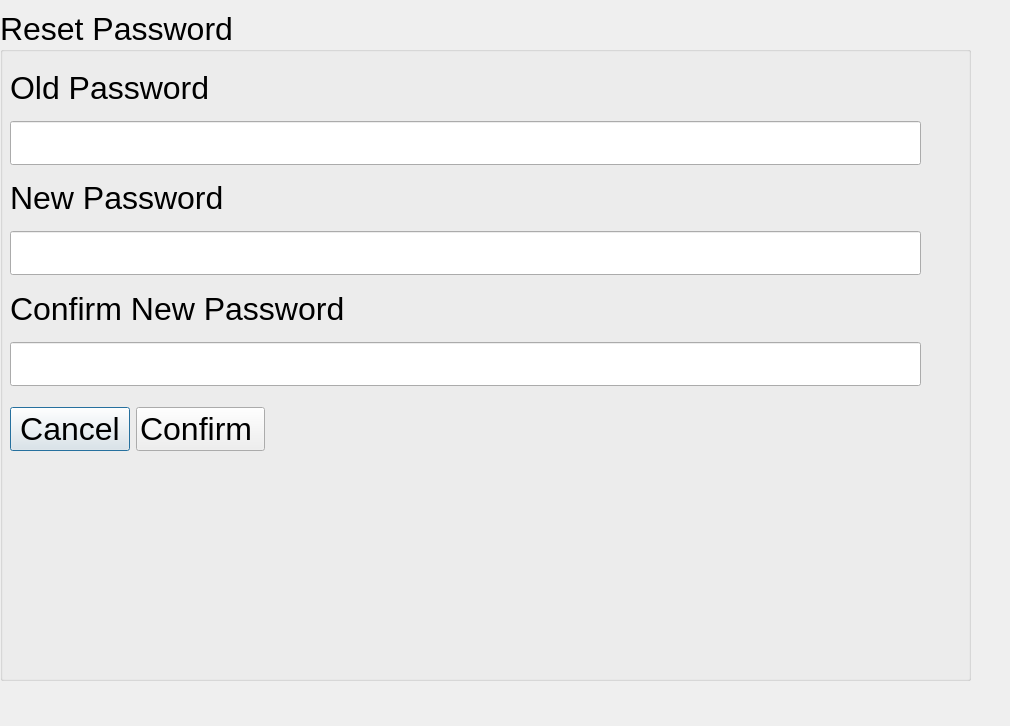
<?xml version="1.0" encoding="UTF-8"?>
<ui version="4.0">
 <class>ResetPassword</class>
 <widget class="QDialog" name="ResetPassword">
  <property name="geometry">
   <rect>
    <x>0</x>
    <y>0</y>
    <width>1010</width>
    <height>726</height>
   </rect>
  </property>
  <property name="windowTitle">
   <string>Dialog</string>
  </property>
  <widget class="QGroupBox" name="groupBox">
   <property name="geometry">
    <rect>
     <x>0</x>
     <y>10</y>
     <width>971</width>
     <height>671</height>
    </rect>
   </property>
   <property name="font">
    <font>
     <pointsize>24</pointsize>
    </font>
   </property>
   <property name="title">
    <string>Reset Password</string>
   </property>
   <widget class="QWidget" name="">
    <property name="geometry">
     <rect>
      <x>10</x>
      <y>50</y>
      <width>911</width>
      <height>326</height>
     </rect>
    </property>
    <layout class="QVBoxLayout" name="verticalLayout">
     <item>
      <widget class="QLabel" name="oldPasswordLabel">
       <property name="text">
        <string>Old Password</string>
       </property>
      </widget>
     </item>
     <item>
      <widget class="QLineEdit" name="oldPasswordLineEdit">
       <property name="echoMode">
        <enum>QLineEdit::Password</enum>
       </property>
      </widget>
     </item>
     <item>
      <widget class="QLabel" name="newPasswordLabel">
       <property name="text">
        <string>New Password</string>
       </property>
      </widget>
     </item>
     <item>
      <widget class="QLineEdit" name="newPasswordLineEdit">
       <property name="echoMode">
        <enum>QLineEdit::Password</enum>
       </property>
      </widget>
     </item>
     <item>
      <widget class="QLabel" name="ConfirmNewPasswordLabel">
       <property name="text">
        <string>Confirm New Password</string>
       </property>
      </widget>
     </item>
     <item>
      <widget class="QLineEdit" name="ConfirmNewPasswordLineEdit">
       <property name="echoMode">
        <enum>QLineEdit::Password</enum>
       </property>
      </widget>
     </item>
    </layout>
   </widget>
   <widget class="QWidget" name="">
    <property name="geometry">
     <rect>
      <x>10</x>
      <y>390</y>
      <width>255</width>
      <height>59</height>
     </rect>
    </property>
    <layout class="QHBoxLayout" name="horizontalLayout">
     <item>
      <widget class="QPushButton" name="cancelButton">
       <property name="text">
        <string>Cancel</string>
       </property>
      </widget>
     </item>
     <item>
      <widget class="QPushButton" name="confirmButton">
       <property name="text">
        <string>Confirm </string>
       </property>
      </widget>
     </item>
    </layout>
   </widget>
  </widget>
 </widget>
 <resources/>
 <connections/>
</ui>
